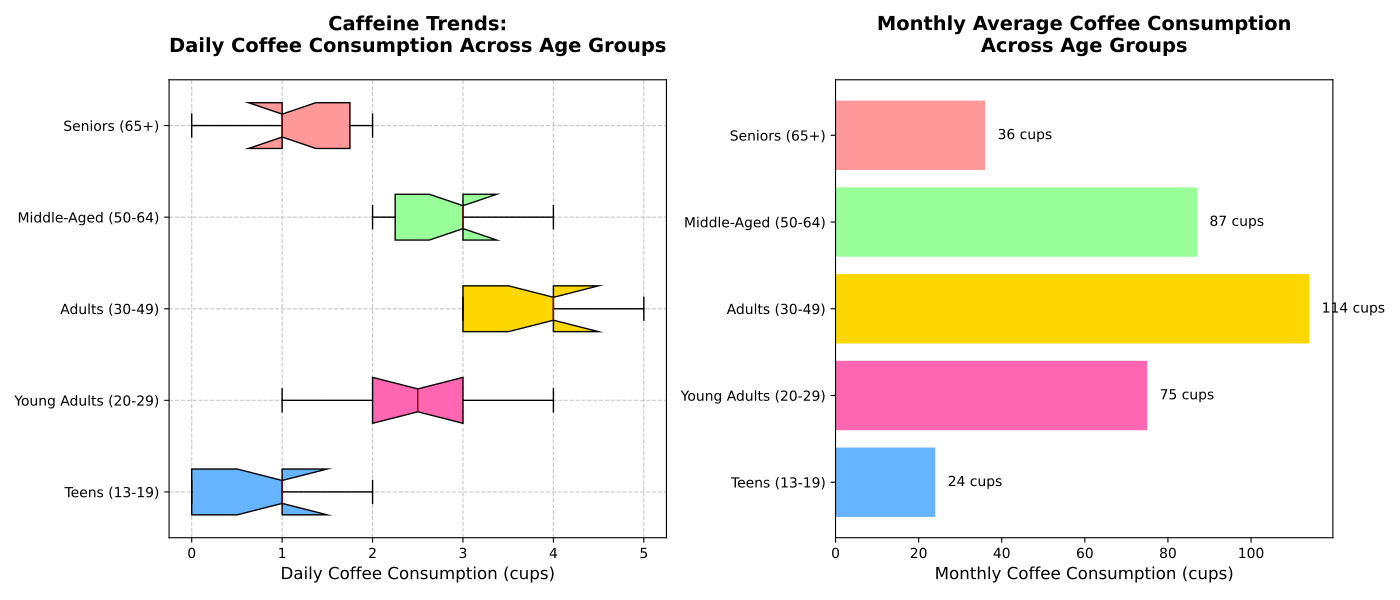

Write the Python code that produced this figure.
import matplotlib.pyplot as plt
import numpy as np

# Daily coffee consumption data (cups per day) for each age group
teens_coffee = [0, 1, 0, 2, 1, 0, 0, 1, 1, 2]
young_adults_coffee = [2, 3, 2, 1, 4, 2, 3, 2, 3, 3]
adults_coffee = [3, 4, 3, 5, 4, 3, 4, 3, 5, 4]
middle_aged_coffee = [2, 3, 3, 2, 4, 3, 2, 4, 3, 3]
seniors_coffee = [1, 1, 2, 1, 2, 1, 1, 0, 2, 1]

# Additional hypothetical monthly average coffee consumption data
monthly_avg_coffee = [np.mean(teens_coffee) * 30, np.mean(young_adults_coffee) * 30, 
                      np.mean(adults_coffee) * 30, np.mean(middle_aged_coffee) * 30, 
                      np.mean(seniors_coffee) * 30]

coffee_data = [teens_coffee, young_adults_coffee, adults_coffee, middle_aged_coffee, seniors_coffee]
age_groups = ['Teens (13-19)', 'Young Adults (20-29)', 'Adults (30-49)', 'Middle-Aged (50-64)', 'Seniors (65+)']

# Set up the figure with two subplots
fig, axes = plt.subplots(nrows=1, ncols=2, figsize=(14, 6))

# Box plot for daily consumption
boxes = axes[0].boxplot(coffee_data, vert=False, patch_artist=True, notch=True,
                        boxprops=dict(facecolor='#DAA520', color='black'),
                        whiskerprops=dict(color='black'),
                        capprops=dict(color='black'),
                        medianprops=dict(color='darkred'))

# Shuffle box colors
colors = ['#66B3FF', '#FF66B2', '#FFD700', '#99FF99', '#FF9999']
for patch, color in zip(boxes['boxes'], colors):
    patch.set_facecolor(color)

axes[0].set_title("Caffeine Trends:\nDaily Coffee Consumption Across Age Groups", fontsize=14, weight='bold', pad=20)
axes[0].set_xlabel('Daily Coffee Consumption (cups)', fontsize=12)
axes[0].set_yticklabels(age_groups, fontsize=10)
axes[0].grid(True, linestyle='--', alpha=0.7)

# Bar chart for monthly average consumption
bar_positions = np.arange(len(monthly_avg_coffee))
axes[1].barh(bar_positions, monthly_avg_coffee, color=colors)
axes[1].set_yticks(bar_positions)
axes[1].set_yticklabels(age_groups, fontsize=10)
axes[1].set_title("Monthly Average Coffee Consumption\nAcross Age Groups", fontsize=14, weight='bold', pad=20)
axes[1].set_xlabel('Monthly Coffee Consumption (cups)', fontsize=12)

for i, v in enumerate(monthly_avg_coffee):
    axes[1].text(v + 3, i, f"{int(v)} cups", color='black', va='center')

plt.tight_layout()
plt.show()
